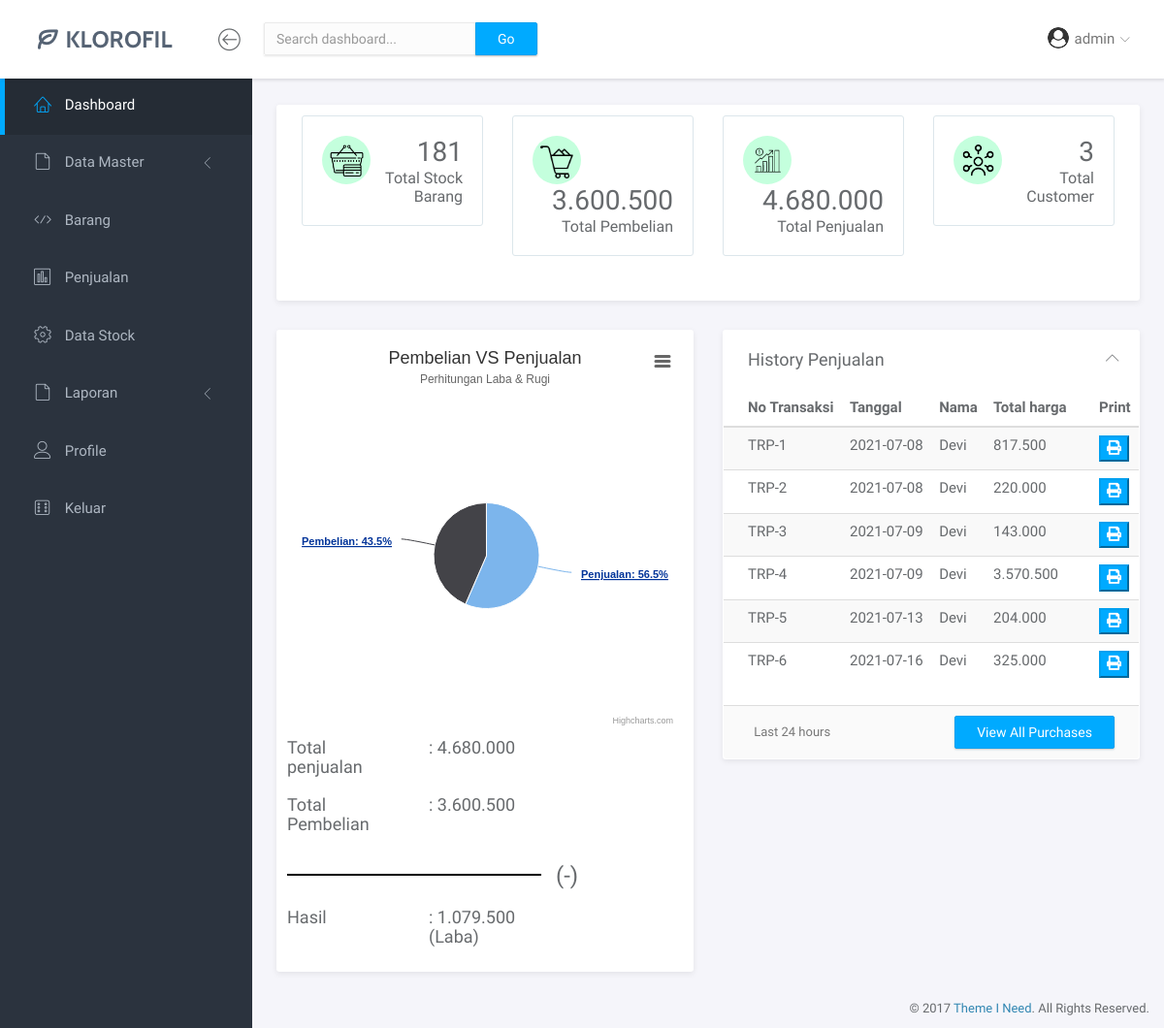
/1-Dashboard-Home.php (signed in), run on the app's committed database.
### tables this page shows
CREATE TABLE `data_penjualan` (
  `no_trans_penjualan` varchar(12) NOT NULL,
  `tgl_trans_penjualan` date NOT NULL,
  `time` time NOT NULL,
  `fk_pelanggan` varchar(30) NOT NULL,
  `isi` longtext DEFAULT NULL,
  `total` bigint(20) NOT NULL,
  `biaya_kirim` bigint(20) NOT NULL,
  `grand_total` bigint(20) NOT NULL
);

CREATE TABLE `pelanggan` (
  `Kode_Pelanggan` varchar(12) NOT NULL,
  `Nama_Pelanggan` varchar(30) NOT NULL,
  `Alamat_Pelanggan` varchar(255) NOT NULL,
  `Kota_Pelanggan` varchar(30) NOT NULL,
  `Email_Pelanggan` varchar(30) DEFAULT NULL,
  `Telp_Pelanggan` varchar(30) DEFAULT NULL,
  `deleted` tinyint(1) NOT NULL DEFAULT 0
);

### functions/functions-dashboard.php (called while the page is built)
<?php
$conn = mysqli_connect("localhost", "root", "", "kpdiana");
function query($query) {
	global $conn;
	$result = mysqli_query($conn, $query);
	$rows = [];
	while( $row = mysqli_fetch_assoc($result) ) {
		$rows[] = $row;
	}
	return $rows;
}

### 1-Dashboard-Home.php (the view, shortened to what this page needs)
<?php
require "functions/functions-dashboard.php";
$daftartransaksi = query("SELECT * FROM data_penjualan INNER JOIN pelanggan ON fk_pelanggan = Kode_Pelanggan");
$totalstokbarang = (int)query("SELECT SUM(Quantity) as qt FROM identitas_barang WHERE deleted = 0")[0]['qt'];
$totalpelanggan = (int)query("SELECT COUNT(Kode_Pelanggan) as p FROM pelanggan WHERE deleted = 0")[0]['p'];
$totalpembelian = (int)query("SELECT SUM(grand_total) as total FROM barang_masuk ")[0]['total'];
$totalpenjualan = (int)query("SELECT SUM(total) as total FROM data_penjualan ")[0]['total'];
?>
<!doctype html>
<html lang="en">
<head>
    <link rel="stylesheet" href="assets/vendor/bootstrap/css/bootstrap.min.css">
    <link rel="stylesheet" href="assets/vendor/fontawesome-free-5.15.3-web/css/all.css">
    <link rel="stylesheet" href="assets/vendor/linearicons/style.css">
    <link rel="stylesheet" href="assets/vendor/chartist/css/chartist-custom.css">
    <link rel="stylesheet" href="assets/css/main.css">
    <link rel="stylesheet" href="assets/css/demo.css">
</head>
<body>
    <div id="wrapper">
        <nav class="navbar navbar-default navbar-fixed-top">
            <div class="brand">
                <a href="index.html"><img src="assets/img/logo-dark.png" alt="Klorofil Logo" class="img-responsive logo"></a>
            </div>
            <div class="container-fluid">
                <div class="navbar-btn">
                    <button type="button" class="btn-toggle-fullwidth"><i class="lnr lnr-arrow-left-circle"></i></button>
                </div>
                <form class="navbar-form navbar-left">
                    <div class="input-group">
                        <input type="text" value="" class="form-control" placeholder="Search dashboard...">
                        <span class="input-group-btn"><button type="button" class="btn btn-primary">Go</button></span>
                    </div>
                </form>
                <div id="navbar-menu">
                    <ul class="nav navbar-nav navbar-right">
                        <li class="dropdown">
                            <a href="#" class="dropdown-toggle" data-toggle="dropdown"><img src="assets/img/profile/<?= $_SESSION['user']['gambar'] ?>" class="img-circle" alt="Avatar"> <span><?= $_SESSION['user']['nama'] ?></span> <i class="icon-submenu lnr lnr-chevron-down"></i></a>
                        </li>
                    </ul>
                </div>
            </div>
        </nav>
        <div id="sidebar-nav" class="sidebar">
            <div class="sidebar-scroll">
                <nav>
                    <ul class="nav">
                        <li><a href="1-Dashboard-Home.php" class="active"><i class="lnr lnr-home"></i> <span>Dashboard</span></a></li>
                        <li>
                            <a href="#subPages" data-toggle="collapse" class="collapsed"><i class="lnr lnr-file-empty"></i>
							<span>Data Master</span> <i class="icon-submenu lnr lnr-chevron-left"></i></a>
                        </li>
                        <li><a href="9-Dashboard-BarangMasuk.php" class=""><i class="lnr lnr-code"></i></i> <span>Barang</span></a></li>
                        <li><a href="4-Dashboard-Penjualan.php" class=""><i class="lnr lnr-chart-bars"></i> <span>Penjualan</span></a></li>
                        <li><a href="5-Dashboard-DataStock.php" class=""><i class="lnr lnr-cog"></i> <span>Data Stock</span></a></li>
                        <li>
                            <a href="#Laporan" data-toggle="collapse" class="collapsed"><i class="lnr lnr-file-empty"></i>
							<span>Laporan</span> <i class="icon-submenu lnr lnr-chevron-left"></i></a>
                        </li>
                        <li><a href="page-profile.php" class=""><i class="lnr lnr-user"></i> <span>Profile</span></a></li>
                        <li><a href="logout.php" class=""><i class="lnr lnr-dice"></i> <span>Keluar</span></a></li>
                    </ul>
                </nav>
            </div>
        </div>
        <div class="main">
            <div class="main-content">
                <div class="container-fluid">
                    <div class="panel panel-headline">
                        <div class="panel-body">
                            <div class="row">
                                <div class="col-md-3">
                                    <div class="metric">
                                        <span class="icon" style="background-color: rgb(196, 255, 221);"><img style="width: 70%;" src="assets/img/total-barang.png" alt="" srcset=""></span>
                                        <p>
                                            <span class="number"><?= number_format($totalstokbarang,0,',','.')  ?></span>
                                            <span class="title">Total Stock Barang</span>
                                        </p>
                                    </div>
                                </div>
                                <div class="col-md-3">
                                    <div class="metric">
                                        <span class="icon" style="background-color: rgb(196, 255, 221);"><img style="width: 70%;" src="assets/img/pembelian.png" alt="" srcset=""></i></span>
                                        <p>
                                            <span class="number"><?= number_format($totalpembelian,0,',','.')  ?></span>
                                            <span class="title">Total Pembelian</span>
                                        </p>
                                    </div>
                                </div>
                                <div class="col-md-3">
                                    <div class="metric">
                                        <span class="icon" style="background-color: rgb(196, 255, 221);"><img style="width: 70%;" src="assets/img/penjualan.png" alt="" srcset=""></i></span>
                                        <p>
                                            <span class="number"><?= number_format($totalpenjualan,0,',','.')  ?></span>
                                            <span class="title">Total Penjualan</span>
                                        </p>
                                    </div>
                                </div>
                                <div class="col-md-3">
                                    <div class="metric">
                                        <span class="icon" style="background-color: rgb(196, 255, 221);"><img style="width: 70%;" src="assets/img/customer.png" alt="" srcset=""></i></span>
                                        <p>
                                            <span class="number"><?= number_format($totalpelanggan,0,',','.')  ?></span>
                                            <span class="title">Total Customer</span>
                                        </p>
                                    </div>
                                </div>
                            </div>
                        </div>
                    </div>
                    <div class="row">
                        <div class="col-md-6">
                            <div class="panel panel-headline">
                                <div class="panel-body">
                                    <div class="row">
                                        <figure class="highcharts-figure">
                                            <div id="container"></div>
                                        </figure>
                                        <div class="row">
                                            <div class="col-xs-4">
                                                <h4>Total penjualan</h4>
                                            </div>
                                            <div class="col-xs-4">
                                                <h4>: <?= number_format($totalpenjualan,0,',','.')  ?></h4>
                                            </div>
                                        </div>
                                        <div class="row" sty>
                                            <div class="col-xs-4">
                                                <h4>Total Pembelian</h4>
                                            </div>
                                            <div class="col-xs-4">
                                                <h4>: <?= number_format($totalpembelian,0,',','.')  ?></h4>
                                            </div>
                                        </div>
                                        <div class="row">
                                            <div class="col-xs-8">
                                                <div class="mt-2" style="border-bottom: 2px solid black;">
                                                    <br>
                                                </div>
                                            </div>
                                            <div class="col-xs-0">
                                                <h3>(-)</h3>
                                            </div>
                                        </div>
                                        <div class="row">
                                            <div class="col-xs-4">
                                                <h4>Hasil</h4>
                                            </div>
                                            <div class="col-xs-4">
                                                <h4>: <?php echo number_format(($totalpenjualan - $totalpembelian),0,',','.');  ?> (Laba)</h4>
                                            </div>
                                        </div>
                                    </div>
                                </div>
                            </div>
                        </div>
                        <div class="col-md-6">
                            <div class="panel">
                                <div class="panel-heading">
                                    <h3 class="panel-title">History Penjualan</h3>
                                    <div class="right">
                                        <button type="button" class="btn-toggle-collapse"><i class="lnr lnr-chevron-up"></i></button>
                                    </div>
                                </div>
                                <div class="panel-body no-padding">
                                    <table class="table table-striped">
                                        <thead>
                                            <tr>
                                                <th>No Transaksi</th>
                                                <th>Tanggal</th>
                                                <th>Nama</th>
                                                <th>Total harga</th>
                                                <th>Print</th>
                                            </tr>
                                        </thead>
                                        <tbody>
                                            <?php foreach($daftartransaksi as $daftar): ?>
                                                <tr>
                                                    <td><?= $daftar['no_trans_penjualan'] ?></td>
                                                    <td><?= $daftar['tgl_trans_penjualan'] ?></td>
                                                    <td><?= $daftar['Nama_Pelanggan'] ?></td>
                                                    <td><?= number_format($daftar['grand_total'],0,',','.')  ?></td>
                                                    <td><button class="btn-primary" onclick="return cetak('data_penjualan','<?= $daftar['no_trans_penjualan'] ?>')"><i class="fas fa-print"></i></button></td>
                                                </tr>
                                            <?php endforeach ?>
                                        </tbody>
                                    </table>
                                </div>
                                <div class="panel-footer">
                                    <div class="row">
                                        <div class="col-md-6"><span class="panel-note"><i class="fa fa-clock-o"></i> Last 24 hours</span></div>
                                        <div class="col-md-6 text-right"><a href="4-Dashboard-Penjualan.php" class="btn btn-primary">View All Purchases</a></div>
                                    </div>
                                </div>
                            </div>
                        </div>
                    </div>
                </div>
            </div>
        </div>
        <footer>
            <div class="container-fluid">
                <p class="copyright">&copy; 2017 <a href="https://www.themeineed.com" target="_blank">Theme I Need</a>. All Rights Reserved.</p>
            </div>
        </footer>
    </div>
</body>
</html>

### data on the page
data_penjualan: no_trans_penjualan "TRP-1", tgl_trans_penjualan "2021-07-08", fk_pelanggan.Nama_Pelanggan "Devi", grand_total "817.500"
data_penjualan: no_trans_penjualan "TRP-2", tgl_trans_penjualan "2021-07-08", fk_pelanggan.Nama_Pelanggan "Devi", grand_total "220.000"
data_penjualan: no_trans_penjualan "TRP-3", tgl_trans_penjualan "2021-07-09", fk_pelanggan.Nama_Pelanggan "Devi", grand_total "143.000"
data_penjualan: no_trans_penjualan "TRP-4", tgl_trans_penjualan "2021-07-09", fk_pelanggan.Nama_Pelanggan "Devi", grand_total "3.570.500"
data_penjualan: no_trans_penjualan "TRP-5", tgl_trans_penjualan "2021-07-13", fk_pelanggan.Nama_Pelanggan "Devi", grand_total "204.000"
data_penjualan: no_trans_penjualan "TRP-6", tgl_trans_penjualan "2021-07-16", fk_pelanggan.Nama_Pelanggan "Devi", grand_total "325.000"

### other printed values
$_SESSION['user']['nama'] "admin"
$totalstokbarang "181"
$totalpembelian "3.600.500"
$totalpenjualan "4.680.000"
$totalpelanggan "3"
$totalpenjualan - $totalpembelian "1.079.500"
